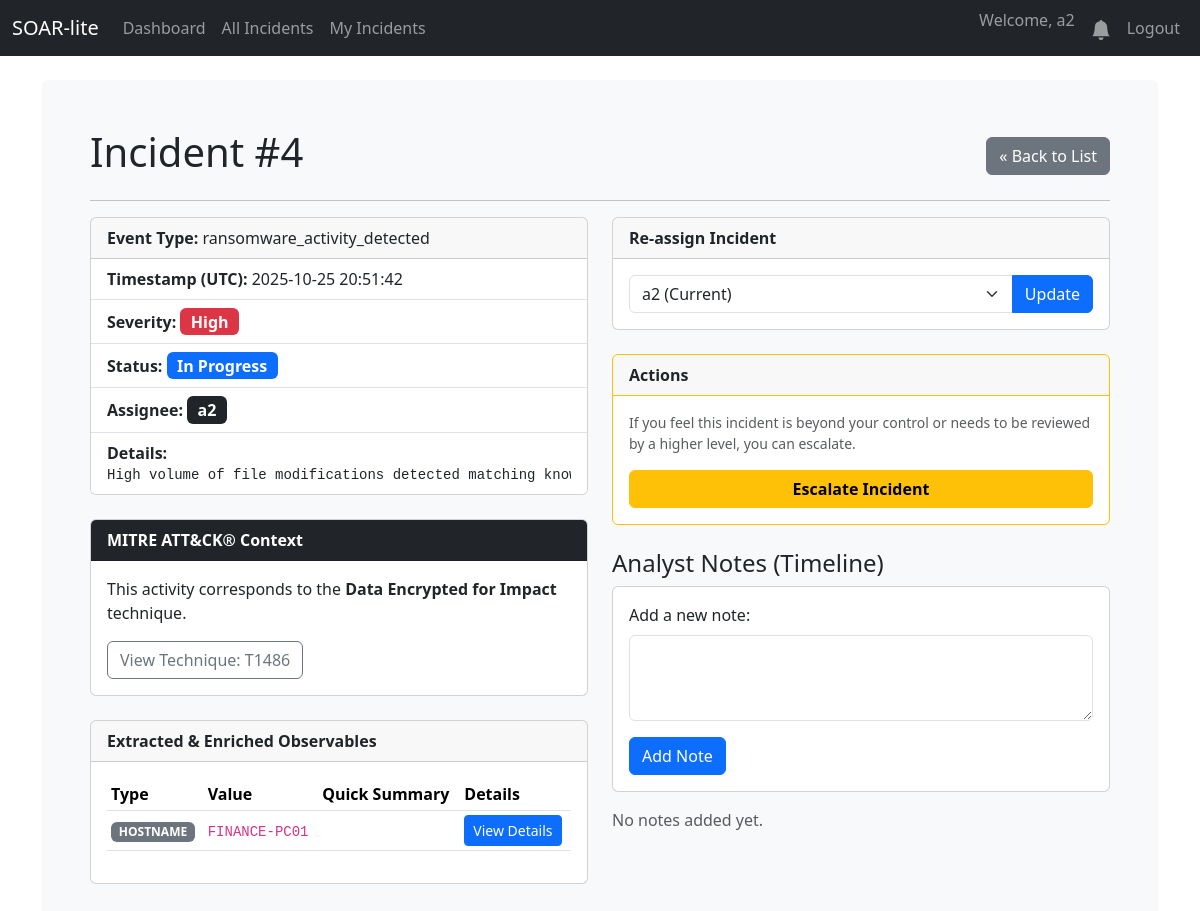
Page /incident/4 (signed in) on the committed database.
### database.py (models this page shows, shortened)
class User(UserMixin, db.Model):
    id = db.Column(db.Integer, primary_key=True)
    username = db.Column(db.String(80), unique=True, nullable=False)
    email = db.Column(db.String(120), unique=True, nullable=False)
    password_hash = db.Column(db.String(128))
    created_at = db.Column(db.DateTime, default=datetime.utcnow)
    role = db.Column(db.String(50), nullable=False, default='Analyst')

class Incident(db.Model):
    id = db.Column(db.Integer, primary_key=True)
    created_at = db.Column(db.DateTime, default=datetime.utcnow)
    event_type = db.Column(db.String(100), nullable=False)
    severity = db.Column(db.String(50), nullable=False)
    details = db.Column(db.Text, nullable=True)
    status = db.Column(db.String(50), default='New')
    notes = db.relationship('Note', backref='incident', lazy=True, cascade="all, delete-orphan")
    closed_at = db.Column(db.DateTime, nullable=True) # Olay kapatıldığında doldurulacak
    vt_malicious_count = db.Column(db.Integer, nullable=True)
    vt_report_link = db.Column(db.String(255), nullable=True)
    mitre_technique_id = db.Column(db.String(20), nullable=True)
    mitre_technique_name = db.Column(db.String(100), nullable=True)
    assignee_id = db.Column(db.Integer, db.ForeignKey('user.id'), nullable=True)
    assignee = db.relationship('User', backref='incidents') # backref eklendi
    notes = db.relationship('Note', backref='incident', lazy=True, cascade="all, delete-orphan")
    observables = db.relationship('Observable', backref='incident', lazy=True, cascade="all, delete-orphan")
    action_logs = db.relationship('ActionLog', backref='incident', lazy=True, cascade="all, delete-orphan")

class Observable(db.Model):
    id = db.Column(db.Integer, primary_key=True)
    type = db.Column(db.String(50), nullable=False) # 'ip', 'domain', 'hash'
    value = db.Column(db.String(255), nullable=False)
    vt_score = db.Column(db.Integer, nullable=True)
    vt_link = db.Column(db.String(255), nullable=True)
    incident_id = db.Column(db.Integer, db.ForeignKey('incident.id'), nullable=False)
    enrichments = db.relationship('Enrichment', backref='observable', lazy=True, cascade="all, delete-orphan")

### app.py (the view)
@app.route('/incident/<int:incident_id>')
@login_required
def incident_detail(incident_id):
    incident = Incident.query.get_or_404(incident_id)
    all_users = User.query.all()
    return render_template('incident_detail.html',
                           incident=incident,
                           all_users=all_users) # all_users'ı şablona gönder

### app.py (called while the page is built)
def create_app():
    app = Flask(__name__)
    app.config['SQLALCHEMY_DATABASE_URI'] = 'sqlite:///soar.db'
    app.config['SQLALCHEMY_TRACK_MODIFICATIONS'] = False
    app.config['SECRET_KEY'] = 'bunu-mutlaka-guvenli-ve-rastgele-bir-degerle-degistir'
    db.init_app(app)
    login_manager = LoginManager()
    login_manager.init_app(app)
    login_manager.login_view = 'login'
    @login_manager.user_loader
    def load_user(user_id):
        return db.session.get(User, int(user_id))
    with app.app_context():
        db.create_all()
        print("🗄️ Database tables created or already exist.")
    return app

@app.context_processor
def inject_notifications():
    if current_user.is_authenticated:
        unread_count = Notification.query.filter_by(user_id=current_user.id, is_read=False).count()
        return dict(unread_notifications=unread_count)
    return dict(unread_notifications=0)

### templates/incident_detail.html (shortened to what this page needs)
{% extends "base.html" %}
{% block content %}
<div class="d-flex justify-content-between align-items-center">
    <h1>Incident #{{ incident.id }}</h1>
    <a href="{{ url_for('incidents_list') }}" class="btn btn-secondary">&laquo; Back to List</a>
</div>
<hr>
<div class="row">
    <div class="col-md-6">
        <div class="card mb-4">
            <div class="card-header">
                <strong>Event Type:</strong> {{ incident.event_type }}
            </div>
            <ul class="list-group list-group-flush">
                <li class="list-group-item"><strong>Timestamp (UTC):</strong> {{ incident.created_at.strftime('%Y-%m-%d %H:%M:%S') }}</li>
                <li class="list-group-item">
                    <strong>Severity:</strong>
                    {% if incident.severity == 'high' %}<span class="badge bg-danger fs-6">High</span>
                    {% elif incident.severity == 'medium' %}<span class="badge bg-warning text-dark fs-6">Medium</span>
                    {% else %}<span class="badge bg-info fs-6">{{ incident.severity|capitalize }}</span>
                    {% endif %}
                </li>
                <li class="list-group-item"><strong>Status:</strong> <span class="badge bg-primary fs-6">{{ incident.status }}</span></li>
                <li class="list-group-item">
                    <strong>Assignee:</strong>
                    {% if incident.assignee %}
                        <span class="badge bg-dark fs-6">{{ incident.assignee.username }}</span>
                    {% else %}
                        <span class="badge bg-secondary fs-6">Unassigned</span>
                    {% endif %}
                </li>
                <li class="list-group-item"><strong>Details:</strong><pre class="mb-0">{{ incident.details }}</pre></li>
            </ul>
        </div>
        {% if incident.mitre_technique_id %}
        <div class="card mt-4">
            <div class="card-header fw-bold text-white bg-dark">MITRE ATT&CK® Context</div>
            <div class="card-body">
                <p class="card-text">This activity corresponds to the <strong>{{ incident.mitre_technique_name }}</strong> technique.</p>
                <a href="https://attack.mitre.org/techniques/{{ incident.mitre_technique_id }}/" target="_blank" class="btn btn-outline-secondary">View Technique: {{ incident.mitre_technique_id }}</a>
            </div>
        </div>
        {% endif %}
        {% if incident.observables %}
        <div class="card mt-4">
            <div class="card-header fw-bold">Extracted & Enriched Observables</div>
            <div class="card-body">
                <table class="table table-sm table-hover align-middle">
                    <thead>
                        <tr>
                            <th>Type</th>
                            <th>Value</th>
                            <th>Quick Summary</th>
                            <th>Details</th>
                        </tr>
                    </thead>
                    <tbody>
                        {% for obs in incident.observables %}
                        <tr>
                            <td><span class="badge bg-secondary">{{ obs.type|upper }}</span></td>
                            <td><code>{% if obs.type == 'hash' and obs.value|length > 30 %}{{ obs.value[:12] }}...{{ obs.value[-12:] }}{% else %}{{ obs.value }}{% endif %}</code></td>
                            <td>
                            </td>
                            <td>
                                <button type="button" class="btn btn-primary btn-sm" data-bs-toggle="modal" data-bs-target="#observableModal-{{ obs.id }}">
                                    View Details
                                </button>
                            </td>
                        </tr>
                        {% endfor %}
                    </tbody>
                </table>
            </div>
        </div>
        {% endif %}
    </div>
    <div class="col-md-6">
        <div class="card mb-4">
            <div class="card-header fw-bold">
                {% if incident.assignee %}
                    Re-assign Incident
                {% else %}
                    Assign Incident
                {% endif %}
            </div>
            <div class="card-body">
                <form action="{{ url_for('assign_incident', incident_id=incident.id) }}" method="POST">
                    <div class="input-group">
                        <select name="assignee_id" class="form-select">
                            {% if incident.assignee is none %}
                                <option value="" disabled selected>Select an action...</option>
                                <option value="claim_for_myself">Assign to Myself</option>
                                <option disabled>──────────</option>
                                {% for user in all_users %}
                                    <option value="{{ user.id }}">{{ user.username }}</option>
                                {% endfor %}
                            {% else %}
                                <option value="{{ incident.assignee.id }}" disabled selected>{{ incident.assignee.username }} (Current)</option>
                            {% endif %}
                        </select>
                        <button class="btn btn-primary" type="submit">
                            {% if incident.assignee %}Update{% else %}Assign{% endif %}
                        </button>
                    </div>
                </form>
            </div>
        </div>
        <div class="card border-warning mb-4">
            <div class="card-header fw-bold border-warning">Actions</div>
            <div class="card-body">
                {% if incident.status == 'In Progress' and incident.assignee == current_user %}
                    <p class="card-text text-muted small">
                        If you feel this incident is beyond your control or needs to be reviewed by a higher level, you can escalate.
                    </p>
                    <form action="{{ url_for('escalate_incident', incident_id=incident.id) }}" method="POST">
                        <button type="submit" class="btn btn-warning w-100">
                            <strong>Escalate Incident</strong>
                        </button>
                    </form>
                {% else %}
                    <p class="text-muted">There is no appropriate action at this time.</p>
                {% endif %}
            </div>
        </div>
        <h4>Analyst Notes (Timeline)</h4>
        <div class="card mb-3">
            <div class="card-body">
                <form action="{{ url_for('add_note', incident_id=incident.id) }}" method="POST">
                    <div class="mb-3">
                        <label for="note_content" class="form-label">Add a new note:</label>
                        <textarea class="form-control" id="note_content" name="note_content" rows="3" required></textarea>
                    </div>
                    <button type="submit" class="btn btn-primary">Add Note</button>
                </form>
            </div>
        </div>
        {% for note in incident.notes|sort(attribute='created_at', reverse=True) %}
        <div class="card mb-2">
            <div class="card-header bg-light py-1 px-3 d-flex justify-content-between align-items-center">
                <strong>{{ note.user.username }}</strong>
                <small class="text-muted">{{ note.created_at.strftime('%Y-%m-%d %H:%M') }}</small>
            </div>
            <div class="card-body py-2 px-3">
                <p class="card-text mb-0">{{ note.content | safe }}</p>
            </div>
        </div>
        {% else %}
        <p class="text-muted">No notes added yet.</p>
        {% endfor %}
    </div>
</div>
{% endblock %}

### templates/base.html (shortened to what this page needs)
<!doctype html>
<html lang="en">
<head>
    <link href="https://cdn.jsdelivr.net/npm/bootstrap@5.3.2/dist/css/bootstrap.min.css" rel="stylesheet">
</head>
<body>
    <nav class="navbar navbar-expand-md navbar-dark bg-dark fixed-top">
        <div class="container-fluid">
            <a class="navbar-brand" href="{{ url_for('dashboard') }}">SOAR-lite</a>
            <div class="collapse navbar-collapse" id="navbarNav">
                <ul class="navbar-nav me-auto mb-2 mb-lg-0">
                    {% if current_user.is_authenticated %}
                    <li class="nav-item">
                        <a class="nav-link" href="{{ url_for('dashboard') }}">Dashboard</a>
                    </li>
                    <li class="nav-item">
                        <a class="nav-link" href="{{ url_for('incidents_list') }}">All Incidents</a>
                    </li>
                    <li class="nav-item">
                        <a class="nav-link" href="{{ url_for('my_incidents') }}">My Incidents</a>
                    </li>
                    {% endif %}
                </ul>
                <ul class="navbar-nav ms-auto">
                    {% if current_user.is_authenticated %}
                    <li class="nav-item">
                        <span class="navbar-text me-2">Welcome, {{ current_user.username }}</span>
                    </li>
                    <li class="nav-item">
                        <a class="nav-link position-relative" href="{{ url_for('notifications') }}"> <svg xmlns="http://www.w3.org/2000/svg" width="20" height="20" fill="currentColor" class="bi bi-bell-fill" viewBox="0 0 16 16">
                                <path d="M8 16a2 2 0 0 0 2-2H6a2 2 0 0 0 2 2zm.995-14.901a1 1 0 1 0-1.99 0A5.002 5.002 0 0 0 3 6c0 1.098-.5 6-2 7h14c-1.5-1-2-5.902-2-7 0-2.42-1.72-4.44-4.005-4.901z"/>
                            </svg>
                        </a>
                    </li>
                    <li class="nav-item">
                        <a class="nav-link" href="{{ url_for('logout') }}">Logout</a>
                    </li>
                    {% endif %}
                </ul>
            </div>
        </div>
    </nav>
<main class="container">
    <div class="bg-light p-5 rounded">
        {% block content %}{% endblock %}
    </div>
</main>
</body>
</html>

### templates/base.html (style rules this page uses)
body { padding-top: 5rem; }

### rows in the picture
User: username "a2", assignee.username "a2", assignee_id "a2 (Current)"
Incident: id "4", event_type "ransomware_activity_detected", created_at "2025-10-25 20:51:42", status "In Progress", details "High volume of file modifications detected matching…", mitre_technique_name "Data Encrypted for Impact", mitre_technique_id "T1486"
Observable: type "HOSTNAME", value "FINANCE-PC01"
